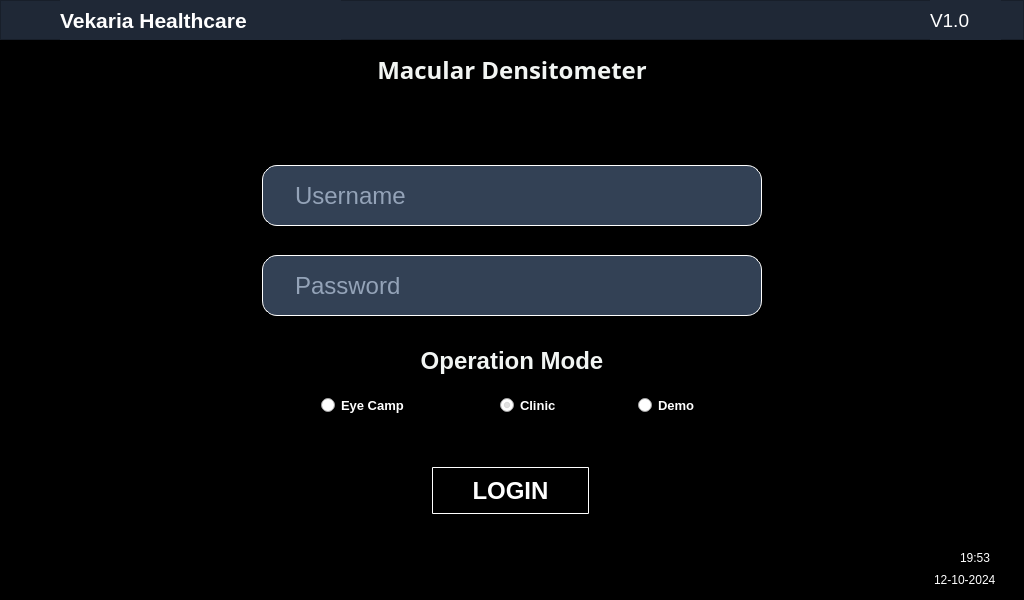
<?xml version="1.0" encoding="UTF-8"?>
<ui version="4.0">
 <class>Form</class>
 <widget class="QWidget" name="Form">
  <property name="geometry">
   <rect>
    <x>0</x>
    <y>0</y>
    <width>1024</width>
    <height>600</height>
   </rect>
  </property>
  <property name="windowTitle">
   <string>Form</string>
  </property>
  <property name="styleSheet">
   <string notr="true">background-color:black;</string>
  </property>
  <widget class="QFrame" name="frame">
   <property name="geometry">
    <rect>
     <x>0</x>
     <y>0</y>
     <width>1024</width>
     <height>40</height>
    </rect>
   </property>
   <property name="styleSheet">
    <string notr="true">background-color:#1f2836;</string>
   </property>
   <property name="frameShape">
    <enum>QFrame::StyledPanel</enum>
   </property>
   <property name="frameShadow">
    <enum>QFrame::Raised</enum>
   </property>
   <widget class="QLabel" name="label_2">
    <property name="geometry">
     <rect>
      <x>60</x>
      <y>0</y>
      <width>281</width>
      <height>41</height>
     </rect>
    </property>
    <property name="font">
     <font>
      <family>Helvetica Neue</family>
      <pointsize>16</pointsize>
      <weight>75</weight>
      <bold>true</bold>
     </font>
    </property>
    <property name="styleSheet">
     <string notr="true">color:white;</string>
    </property>
    <property name="text">
     <string>Vekaria Healthcare</string>
    </property>
   </widget>
   <widget class="QLabel" name="label_3">
    <property name="geometry">
     <rect>
      <x>930</x>
      <y>0</y>
      <width>71</width>
      <height>41</height>
     </rect>
    </property>
    <property name="font">
     <font>
      <family>Helvetica Neue</family>
      <pointsize>14</pointsize>
      <weight>50</weight>
      <bold>false</bold>
     </font>
    </property>
    <property name="styleSheet">
     <string notr="true">color:white;</string>
    </property>
    <property name="text">
     <string>V1.0</string>
    </property>
   </widget>
   <widget class="QLabel" name="label_9">
    <property name="geometry">
     <rect>
      <x>5</x>
      <y>8</y>
      <width>44</width>
      <height>23</height>
     </rect>
    </property>
    <property name="font">
     <font>
      <family>Times New Roman</family>
      <pointsize>20</pointsize>
      <weight>75</weight>
      <bold>true</bold>
     </font>
    </property>
    <property name="text">
     <string/>
    </property>
    <property name="pixmap">
     <pixmap resource="icons/vekarialogo.qrc">:/newPrefix/Vekaria Healthcare Logo/VHC Logo.png</pixmap>
    </property>
    <property name="scaledContents">
     <bool>true</bool>
    </property>
   </widget>
   <widget class="QLabel" name="label_10">
    <property name="geometry">
     <rect>
      <x>870</x>
      <y>4</y>
      <width>41</width>
      <height>31</height>
     </rect>
    </property>
    <property name="font">
     <font>
      <family>Times New Roman</family>
      <pointsize>20</pointsize>
      <weight>75</weight>
      <bold>true</bold>
     </font>
    </property>
    <property name="text">
     <string/>
    </property>
    <property name="pixmap">
     <pixmap resource="icons/vekarialogo.qrc">:/vlogo/macular_densitometer_logo.png</pixmap>
    </property>
    <property name="scaledContents">
     <bool>true</bool>
    </property>
   </widget>
  </widget>
  <widget class="QLabel" name="label_4">
   <property name="geometry">
    <rect>
     <x>0</x>
     <y>50</y>
     <width>1024</width>
     <height>40</height>
    </rect>
   </property>
   <property name="font">
    <font>
     <family>Helvetica Rounded</family>
     <pointsize>18</pointsize>
     <weight>75</weight>
     <bold>true</bold>
    </font>
   </property>
   <property name="layoutDirection">
    <enum>Qt::LeftToRight</enum>
   </property>
   <property name="styleSheet">
    <string notr="true">QFrame{
background:none;
color:#f2f5f3;
}</string>
   </property>
   <property name="text">
    <string>Macular Densitometer</string>
   </property>
   <property name="alignment">
    <set>Qt::AlignCenter</set>
   </property>
  </widget>
  <widget class="QFrame" name="frame_2">
   <property name="geometry">
    <rect>
     <x>200</x>
     <y>115</y>
     <width>624</width>
     <height>430</height>
    </rect>
   </property>
   <property name="styleSheet">
    <string notr="true">QFrame{
background-color:#1f2836;
border-radius:30px;
border:1px solid white;

};
color:white;</string>
   </property>
   <property name="frameShape">
    <enum>QFrame::StyledPanel</enum>
   </property>
   <property name="frameShadow">
    <enum>QFrame::Raised</enum>
   </property>
   <widget class="QLineEdit" name="username">
    <property name="geometry">
     <rect>
      <x>62</x>
      <y>50</y>
      <width>500</width>
      <height>61</height>
     </rect>
    </property>
    <property name="font">
     <font>
      <pointsize>18</pointsize>
     </font>
    </property>
    <property name="styleSheet">
     <string notr="true"> QLineEdit {
                background-color: #334155;
                border:1px solid white;
                border-radius: 15px;
                padding: 5px;
                padding-left: 30px;
                color: #94a3b8;
            }</string>
    </property>
    <property name="text">
     <string>Username</string>
    </property>
   </widget>
   <widget class="QLineEdit" name="password">
    <property name="geometry">
     <rect>
      <x>62</x>
      <y>140</y>
      <width>500</width>
      <height>61</height>
     </rect>
    </property>
    <property name="font">
     <font>
      <pointsize>18</pointsize>
     </font>
    </property>
    <property name="styleSheet">
     <string notr="true"> QLineEdit {
                background-color: #334155;
                border: 1px solid white;
                border-radius: 15px;
                padding: 5px;
                padding-left: 30px;
                color: #94a3b8;
            }</string>
    </property>
    <property name="text">
     <string>Password</string>
    </property>
   </widget>
   <widget class="QPushButton" name="login">
    <property name="geometry">
     <rect>
      <x>230</x>
      <y>350</y>
      <width>161</width>
      <height>51</height>
     </rect>
    </property>
    <property name="font">
     <font>
      <pointsize>-1</pointsize>
      <weight>75</weight>
      <bold>true</bold>
     </font>
    </property>
    <property name="styleSheet">
     <string notr="true">
    QPushButton {
        background-color: transparent;
        color: white;
        border: 1px solid white;
        padding: 10px 20px;
        font-size: 24px;
        border-radius: 1px;
        font-weight: bold;
        transition: all 0.3s;
        margin: 2px;
        /* Add subtle initial shadow */
        border-bottom: 1px solid white;
        border-right: 1px solid white;
    }
    
    QPushButton:hover {
        background-color: rgba(33, 150, 243, 0.1);
        border: 2px solid #64B5F6;
        color: #64B5F6;
        /* Enhanced hover effect */
        border-bottom: 4px solid #42A5F5;
        border-right: 3px solid #42A5F5;
        margin: 2px;
    }
    
    QPushButton:pressed {
        background-color: rgba(33, 150, 243, 0.2);
        border: 2px solid white;
        /* Create pressed effect */
        border-bottom: 2px solid white;
        border-right: 2px solid white;
        margin-top: 4px;
        margin-left: 2px;
        padding-top: 11px;
        padding-left: 21px;
    }
    
    QPushButton:disabled {
        background-color: transparent;
        color: #B0B0B0;
        border: 2px solid #B0B0B0;
        border-bottom: 4px solid #909090;
        border-right: 3px solid #909090;
    }
</string>
    </property>
    <property name="text">
     <string>LOGIN</string>
    </property>
   </widget>
   <widget class="QLabel" name="label_7">
    <property name="geometry">
     <rect>
      <x>112</x>
      <y>210</y>
      <width>400</width>
      <height>71</height>
     </rect>
    </property>
    <property name="font">
     <font>
      <family>Helvetica Neue</family>
      <pointsize>18</pointsize>
      <weight>75</weight>
      <bold>true</bold>
     </font>
    </property>
    <property name="layoutDirection">
     <enum>Qt::LeftToRight</enum>
    </property>
    <property name="styleSheet">
     <string notr="true">QFrame{
backgorund:none;
border:none;
color:#f2f5f3;
}</string>
    </property>
    <property name="text">
     <string>Operation Mode</string>
    </property>
    <property name="alignment">
     <set>Qt::AlignCenter</set>
    </property>
   </widget>
   <widget class="QFrame" name="frame_3">
    <property name="geometry">
     <rect>
      <x>110</x>
      <y>270</y>
      <width>491</width>
      <height>41</height>
     </rect>
    </property>
    <property name="styleSheet">
     <string notr="true">border:none;</string>
    </property>
    <property name="frameShape">
     <enum>QFrame::StyledPanel</enum>
    </property>
    <property name="frameShadow">
     <enum>QFrame::Raised</enum>
    </property>
    <widget class="QRadioButton" name="radioButton">
     <property name="geometry">
      <rect>
       <x>11</x>
       <y>11</y>
       <width>106</width>
       <height>19</height>
      </rect>
     </property>
     <property name="font">
      <font>
       <family>Helvetica Neue</family>
       <pointsize>10</pointsize>
       <weight>75</weight>
       <bold>true</bold>
      </font>
     </property>
     <property name="layoutDirection">
      <enum>Qt::LeftToRight</enum>
     </property>
     <property name="styleSheet">
      <string notr="true">QRadioButton{
color:white;
background:none;
}</string>
     </property>
     <property name="text">
      <string>Eye Camp</string>
     </property>
     <property name="checked">
      <bool>false</bool>
     </property>
    </widget>
    <widget class="QRadioButton" name="radioButton_2">
     <property name="enabled">
      <bool>true</bool>
     </property>
     <property name="geometry">
      <rect>
       <x>190</x>
       <y>11</y>
       <width>80</width>
       <height>19</height>
      </rect>
     </property>
     <property name="font">
      <font>
       <family>Helvetica Neue</family>
       <pointsize>10</pointsize>
       <weight>75</weight>
       <bold>true</bold>
      </font>
     </property>
     <property name="layoutDirection">
      <enum>Qt::LeftToRight</enum>
     </property>
     <property name="styleSheet">
      <string notr="true">QRadioButton{
color:white;
background:none;
align-item:center;
align-content:center;
justify-content:center;
}</string>
     </property>
     <property name="text">
      <string>Clinic</string>
     </property>
     <property name="checked">
      <bool>true</bool>
     </property>
    </widget>
    <widget class="QRadioButton" name="radioButton_3">
     <property name="geometry">
      <rect>
       <x>328</x>
       <y>11</y>
       <width>71</width>
       <height>19</height>
      </rect>
     </property>
     <property name="font">
      <font>
       <family>Helvetica Neue</family>
       <pointsize>10</pointsize>
       <weight>75</weight>
       <bold>true</bold>
      </font>
     </property>
     <property name="styleSheet">
      <string notr="true">QRadioButton{
color:white;
background:none;
}</string>
     </property>
     <property name="text">
      <string>Demo</string>
     </property>
    </widget>
   </widget>
  </widget>
  <widget class="QLabel" name="Time">
   <property name="geometry">
    <rect>
     <x>960</x>
     <y>550</y>
     <width>55</width>
     <height>16</height>
    </rect>
   </property>
   <property name="font">
    <font>
     <family>Helvetica Neue</family>
    </font>
   </property>
   <property name="styleSheet">
    <string notr="true">color:white;</string>
   </property>
   <property name="text">
    <string>19:53</string>
   </property>
  </widget>
  <widget class="QLabel" name="date">
   <property name="geometry">
    <rect>
     <x>934</x>
     <y>570</y>
     <width>71</width>
     <height>20</height>
    </rect>
   </property>
   <property name="font">
    <font>
     <family>Helvetica Neue</family>
    </font>
   </property>
   <property name="styleSheet">
    <string notr="true">color:white;</string>
   </property>
   <property name="text">
    <string>12-10-2024</string>
   </property>
  </widget>
 </widget>
 <resources>
  <include location="icons/vekarialogo.qrc"/>
  <include location="../Wifi/wifi.qrc"/>
 </resources>
 <connections/>
</ui>
